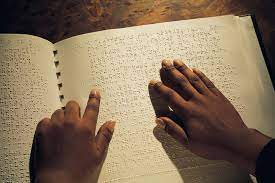
#> input picture img/hero.jpeg, 275 x 183 px
$ python -i extraction.py   (imports and definitions only)
#> lines starting #> are read from the running program, lines starting #| are printed output that depends on the picture; after the words box and inside, x2 and y2 are one past the last pixel; in counts of white or black regions, pixels touching at a corner belong together
import cv2 as cv
import random


# sterge

def extract(img_path):
#> called with img_path = 'img/hero.jpeg'
    img = cv.imread(img_path)
#> img is the input picture: shape (183, 275, 3); mean B, G, R 90.9, 113.5, 133.8

    gray = cv.cvtColor(img, cv.COLOR_BGR2GRAY)
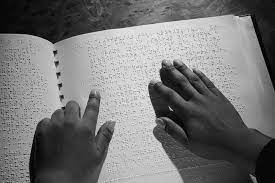
#> gray: shape (183, 275); min 0, max 246, mean 117
    blur = cv.GaussianBlur(gray, (5, 5), 0)
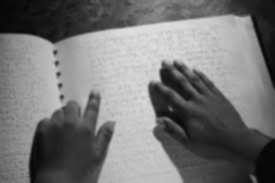
#> blur: shape (183, 275); min 5, max 226, mean 117
    thresh = cv.adaptiveThreshold(
        blur, 255, cv.ADAPTIVE_THRESH_MEAN_C, cv.THRESH_BINARY, 11, 2)
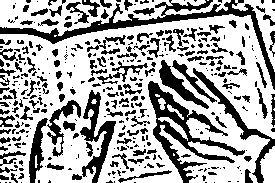
#> thresh: shape (183, 275); 66.2% white; 371 black regions (228 under 20 px)
    contours, hierarchy = cv.findContours(
        thresh, cv.RETR_TREE, cv.CHAIN_APPROX_SIMPLE)
#> contours = 407 contours, 245 with area under 20; largest, box (x1, y1, x2, y2) and area: (0, 14, 275, 183) 33794, (0, 0, 231, 36) 3802, (232, 0, 275, 72) 764, (158, 59, 210, 110) 682, (46, 99, 82, 158) 646
    bb = []
    new_bb = []
    subimgs = []
    hierarchy = hierarchy[0]

    # create and filter unnecessary bounding boxes
    for i, cnt in enumerate(contours):
        x, y, w, h = cv.boundingRect(cnt)
        if hierarchy[i][3] == 0:
            bb.append((x, y, w, h))
#> this loop made 407 passes
#> (x, y, w, h) on passes 1, 3, 4: (35, 155, 3, 13), (260, 146, 15, 37), (89, 138, 1, 1)
#> after the loop, bb = []

    # sort bounding boxes
    bb.sort(key=lambda k: k[0])

    min_dist = 28
    max_dist = 52
    grouped_bb = []
    vector_distance = []
    grouped_vectors = []
    line = []

    for i in range(len(bb) - 1):
        r1 = bb[i]
        r2 = bb[i + 1]
        x1, x2 = r1[0], r2[0]
        w1, w2 = r1[2], r2[2]

        xc1 = x1 + w1 // 2
        xc2 = x2 + w2 // 2

        dx = abs(xc2 - xc1)
        if dx <= min_dist:
            line.append(r1)
        elif dx >= max_dist:
            line.append(r1)
            grouped_bb.append(line)
            line = []
#> this loop made 0 passes
#> after the loop, grouped_bb = []
#> (the run stopped early here; a loop or call above may not have finished)
